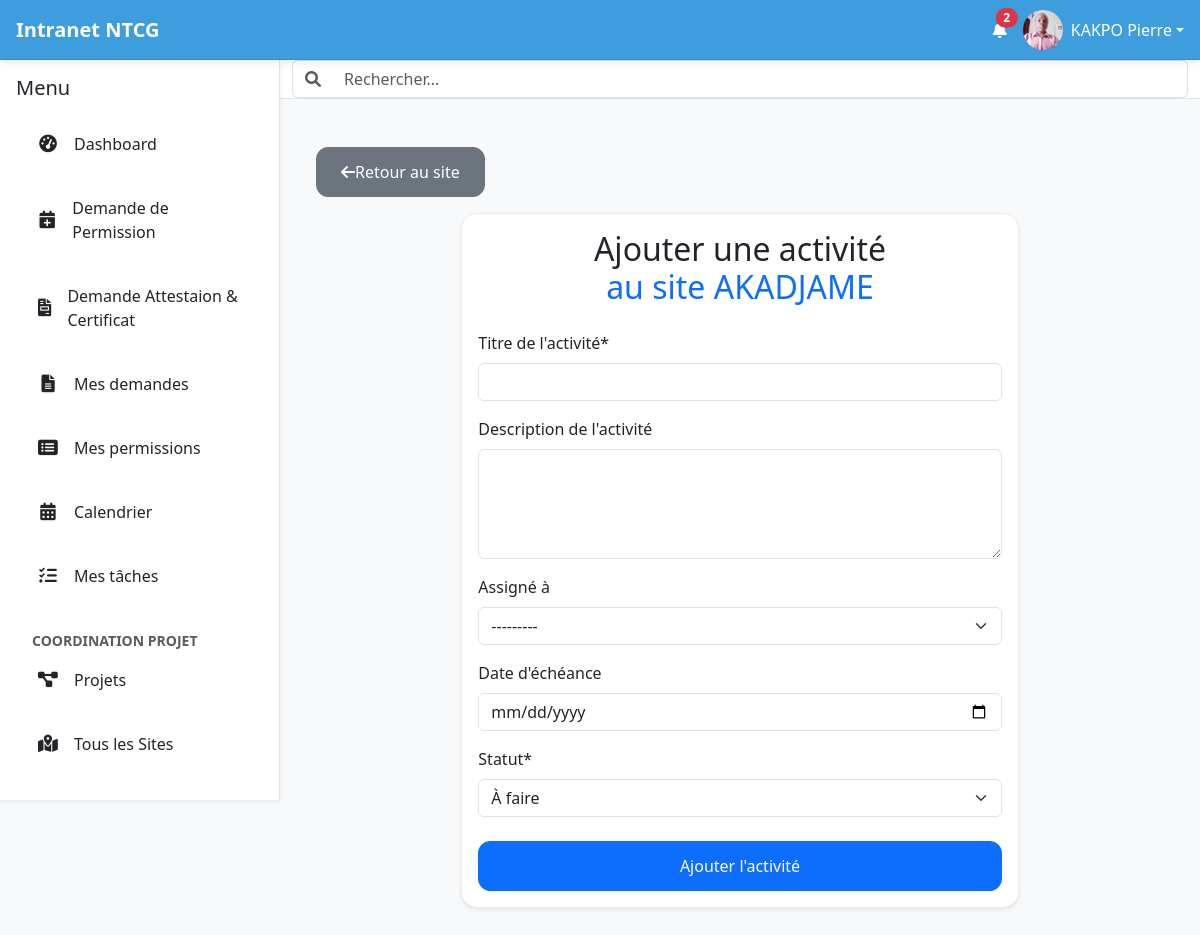
The page /sites/7/add-task/ (signed in) on the database its author committed.
### intranet/models.py (models this page shows, shortened)
class User(AbstractUser):
    date_de_naissance = models.DateField(null=True, blank=True)
    nationalite = CountryField(blank=True)
    pays_de_naissance = CountryField(blank=True)
    type_sanguin = models.CharField(max_length=5, blank=True)
    adresse = models.CharField(max_length=255, blank=True)
    telephone_personnel = models.CharField(max_length=20, blank=True)
    piece_type = models.ForeignKey(PieceType, on_delete=models.SET_NULL, null=True, blank=True, verbose_name="Type de pièce d'identité")
    piece_number = models.CharField(max_length=100, blank=True, verbose_name="Numéro de la pièce d'identité")
    personal_email = models.EmailField(blank=True, null=True, verbose_name="Email personnel")
    emergency_contact_name = models.CharField(max_length=255, blank=True, verbose_name="Nom et prénom du contact d'urgence")
    emergency_contact_phone = models.CharField(max_length=20, blank=True, verbose_name="Téléphone du contact d'urgence")
    allergies = models.TextField(blank=True)
    maladies_chroniques = models.TextField(blank=True)
    medicaments = models.TextField(blank=True)
    job_role = models.ForeignKey(JobRole, on_delete=models.SET_NULL, null=True, blank=True)
    departement = models.ForeignKey(Department, on_delete=models.SET_NULL, null=True, blank=True)
    date_embauche = models.DateField(null=True, blank=True)
    professional_email = models.EmailField(blank=True, null=True, verbose_name="Email professionnel")
    contract_type = models.ForeignKey(ContractType, on_delete=models.SET_NULL, null=True, blank=True, verbose_name="Type de contrat")
    isignum = models.CharField(max_length=100, blank=True, verbose_name="Numéro Isignum")
    eritop_id = models.CharField(max_length=100, blank=True, verbose_name="ID Eritop")
    country = models.ForeignKey(Country, on_delete=models.SET_NULL, null=True, blank=True, verbose_name="Pays de l'employé")
    managed_countries = models.ManyToManyField(Country, related_name='managers', blank=True, verbose_name="Pays gérés")
    bank_info = models.ForeignKey(BankInfo, on_delete=models.SET_NULL, null=True, blank=True, verbose_name="Nom de la banque")
    bank_account_number = models.CharField(max_length=50, blank=True, verbose_name="Numéro de compte bancaire")
    cnss = models.CharField(max_length=50, verbose_name="Numéro CNSS/Sécurité Sociale", blank=True)
    dependants = models.TextField(blank=True)
    employee_id = models.CharField(max_length=100, unique=True, blank=True, verbose_name="Numéro de matricule")
    photo_profil = models.ImageField(upload_to='photos_profils/', null=True, blank=True)
    def __str__(self):
        return f"{self.first_name} {self.last_name}"
    class Meta:
        ordering = ['last_name', 'first_name']
        indexes = [
            models.Index(fields=['last_name', 'first_name']),
            models.Index(fields=['is_active']),
            models.Index(fields=['departement']),
            models.Index(fields=['country']),
            models.Index(fields=['email']),
            models.Index(fields=['is_active', 'country']),
        ]

class Site(models.Model):
    name = models.CharField(max_length=255, verbose_name="Nom du site")
    project = models.ForeignKey('Project', on_delete=models.CASCADE, related_name='sites', verbose_name="Projet")
    team_lead = models.ForeignKey(settings.AUTH_USER_MODEL, on_delete=models.SET_NULL, null=True, blank=True, verbose_name="Team Lead Assigné")
    location = models.CharField(max_length=255, blank=True, null=True, verbose_name="Localisation")
    site_id = models.CharField(max_length=100, unique=True, verbose_name="ID du Site")
    site_area = models.CharField(max_length=100, verbose_name="Site Area", blank=True, null=True)
    phase = models.ForeignKey(Phase, on_delete=models.SET_NULL, null=True, blank=True, verbose_name="Phase")
    batch = models.ForeignKey(Batch, on_delete=models.SET_NULL, null=True, blank=True, verbose_name="Batch")
    project_scope = models.ForeignKey(ProjectScope, on_delete=models.SET_NULL, null=True, blank=True, verbose_name="Portée du projet")
    radio_type = models.ForeignKey(RadioType, on_delete=models.SET_NULL, null=True, blank=True, verbose_name="Type de radio")
    antenna_type = models.ForeignKey(AntennaType, on_delete=models.SET_NULL, null=True, blank=True, verbose_name="Type d'antenne")
    enclosure_type = models.ForeignKey(EnclosureType, on_delete=models.SET_NULL, null=True, blank=True, verbose_name="Type de boîtier")
    bb_ml = models.ForeignKey(BBML, on_delete=models.SET_NULL, null=True, blank=True, verbose_name="BB / ML")
    installation = models.ForeignKey(SiteStatus, on_delete=models.SET_NULL, null=True, blank=True, related_name='installation_sites', verbose_name="Installation")
    integration = models.ForeignKey(SiteStatus, on_delete=models.SET_NULL, null=True, blank=True, related_name='integration_sites', verbose_name="Intégration")
    srs = models.ForeignKey(SiteStatus, on_delete=models.SET_NULL, null=True, blank=True, related_name='srs_sites', verbose_name="SRS")
    imk = models.ForeignKey(SiteStatus, on_delete=models.SET_NULL, null=True, blank=True, related_name='imk_sites', verbose_name="IMK")
    ehs_1 = models.ForeignKey(SiteStatus, on_delete=models.SET_NULL, null=True, blank=True, related_name='ehs1_sites', verbose_name="EHS 1")
    ehs_2 = models.ForeignKey(SiteStatus, on_delete=models.SET_NULL, null=True, blank=True, related_name='ehs2_sites', verbose_name="EHS 2")
    qa = models.ForeignKey(SiteStatus, on_delete=models.SET_NULL, null=True, blank=True, related_name='qa_sites', verbose_name="QA")
    qa_status = models.ForeignKey(QAStatus, on_delete=models.SET_NULL, null=True, blank=True, verbose_name="Statut QA")
    atp = models.ForeignKey(SiteStatus, on_delete=models.SET_NULL, null=True, blank=True, related_name='atp_sites', verbose_name="ATP")
    comment = models.TextField(verbose_name="COMMENT", blank=True, null=True)
    class Meta:
        verbose_name = "Site"
        verbose_name_plural = "Sites"

### intranet/decorators.py (the view)
    def wrapper_func(request, *args, **kwargs):
        group_name = 'Coordinateur de Projet'
        if request.user.groups.filter(name=group_name).exists():
            return view_func(request, *args, **kwargs)
        else:
            raise PermissionDenied

### templates/intranet/add_task.html (shortened to what this page needs)
{% extends 'intranet/base.html' %}
{% load crispy_forms_tags %}
{% block content %}
<div class="container mt-4">
    <a href="{% url 'site_detail' site.id %}" class="btn btn-secondary mb-3">
        <i class="fas fa-arrow-left"></i> Retour au site
    </a>
    <div class="row justify-content-center">
        <div class="col-md-8">
            <div class="card shadow-sm">
                <div class="card-body">
                    <h2 class="card-title text-center mb-4">Ajouter une activité <br> <span class="text-primary">au site {{ site.name }}</span></h2>
                    <form method="post">
                        {{ form|crispy }}
                        <div class="d-grid mt-4">
                            <button type="submit" class="btn btn-primary">Ajouter l'activité</button>
                        </div>
                    </form>
                </div>
            </div>
        </div>
    </div>
</div>
{% endblock %}

### templates/intranet/base.html (shortened to what this page needs)
{% load static intranet_tags %}
<!doctype html>
<html lang="fr">
<head>
    <link rel="stylesheet" href="https://cdn.jsdelivr.net/npm/bootstrap@5.3.3/dist/css/bootstrap.min.css"
          media="print" onload="this.media='all'">
    <link rel="stylesheet" href="https://cdnjs.cloudflare.com/ajax/libs/font-awesome/6.0.0-beta3/css/all.min.css">
    <link rel="stylesheet" type="text/css" href="https://cdn.datatables.net/2.0.8/css/dataTables.dataTables.css">
</head>
<body>
    <header id="top-header" class="d-flex justify-content-between align-items-center">
        <div class="d-flex align-items-center">
            <a href="{% url 'home_view' %}" class="text-decoration-none text-white d-flex align-items-center">
                <span class="fs-5 fw-bold">Intranet NTCG</span>
            </a>
        </div>
        <div class="d-flex align-items-center">
            <a href="{% url 'notifications' %}" class="text-white me-3 position-relative touch-feedback"
                data-bs-toggle="tooltip" data-bs-placement="bottom" title="Notifications" aria-label="Notifications">
                <i class="fas fa-bell"></i>
                {% if unread_notifications_count > 0 %}
                <span class="position-absolute top-0 start-100 translate-middle badge rounded-pill bg-danger notification-count">
                    {{ unread_notifications_count }}
                </span>
                {% endif %}
            </a>
            <div class="dropdown">
                <a class="text-white d-flex align-items-center text-decoration-none dropdown-toggle touch-feedback" href="#"
                    id="profileDropdown" role="button" data-bs-toggle="dropdown" aria-expanded="false"
                    aria-label="Menu profil">
                    <img src="{% if user.photo_profil %}{{ user.photo_profil.url }}{% else %}{% static 'images/default_profile.png' %}{% endif %}"
                         alt="Avatar de {{ user.get_full_name|default:user.username }}"
                         class="rounded-circle me-2" width="40" height="40" style="object-fit: cover;">
                    <span class="d-none d-sm-inline">{{ user.get_full_name|default:user.username }}</span>
                </a>
            </div>
        </div>
    </header>
    <div id="main-wrapper">
        <nav id="sidebar" class="shadow-sm" aria-label="Menu principal">
            <div class="p-3">
                <div class="d-flex justify-content-between align-items-center mb-3">
                    <h5 class="mb-0">Menu</h5>
                </div>
                <ul class="nav nav-pills flex-column mb-auto" id="sidebar-nav-links">
                   <li class="nav-item">
                        <a href="{% url 'dashboard' %}" class="nav-link {% if request.resolver_match.url_name == 'home_view' %}active{% endif %} touch-feedback">
                            <i class="fas fa-tachometer-alt"></i> Dashboard
                        </a>
                    </li>
                    <li class="nav-item">
                        <a class="nav-link touch-feedback" href="{% url 'submit_leave_request' %}">
                            <i class="fas fa-calendar-plus"></i>
                            <span>Demande de Permission</span>
                        </a>
                    </li>
                    <li class="nav-item">
                        <a class="nav-link touch-feedback" href="{% url 'request_document' %}">
                            <i class="fas fa-file-invoice"></i> Demande Attestaion & Certificat
                        </a>
                    </li>
                    <li class="nav-item">
                        <a class="nav-link touch-feedback" href="{% url 'my_document_requests' %}">
                            <i class="fas fa-file-alt"></i> Mes demandes
                        </a>
                    </li>
                    <li class="nav-item">
                        <a class="nav-link touch-feedback" href="{% url 'my_leave_requests' %}">
                            <i class="fas fa-list-alt"></i>
                            <span>Mes permissions</span>
                        </a>
                    </li>
                    {% if user.is_authenticated %}
                    <li class="nav-item">
                        <a href="#" class="nav-link touch-feedback">
                            <i class="fas fa-calendar-alt"></i> Calendrier
                        </a>
                    </li>
                    <li class="nav-item">
                        <a href="#" class="nav-link touch-feedback">
                            <i class="fas fa-tasks"></i> Mes tâches
                        </a>
                    </li>
                    {% endif %}
                    {% if request.user|has_group:"Coordinateur de Projet" %}
                    <li class="nav-item mt-3">
                        <small class="text-muted px-3"><strong>COORDINATION PROJET</strong></small>
                    </li>
                    <li class="nav-item">
                        <a href="{% url 'project_dashboard' %}" class="nav-link {% if request.resolver_match.url_name == 'project_dashboard' %}active{% endif %} touch-feedback">
                            <i class="fas fa-project-diagram"></i> Projets
                        </a>
                    </li>
                    <li class="nav-item">
                        <a href="{% url 'site_list' %}" class="nav-link {% if request.resolver_match.url_name == 'site_list' %}active{% endif %} touch-feedback">
                            <i class="fas fa-map-marked-alt"></i> Tous les Sites
                        </a>
                    </li>
                    {% endif %}
                    {% if request.user|has_group:"Country Manager" or request.user|has_group:"Coordinateur de Projet" %}
                        <li class="nav-item mt-3">
                            <small class="text-muted px-3"><strong>MANAGEMENT</strong></small>
                        </li>
                        {% endif %}
                </ul>
            </div>
        </nav>
        <div id="content-area">
            <nav id="top-navbar" class="bg-white border-bottom">
                <div class="container-fluid">
                    <form class="d-flex w-100">
                        <div class="input-group">
                            <span class="input-group-text bg-white border-end-0">
                                <i class="fas fa-search text-muted"></i>
                            </span>
                            <input class="form-control border-start-0" type="search"
                                   placeholder="Rechercher..." aria-label="Search" id="global-search"
                                   style="font-size: 16px;">
                        </div>
                    </form>
                </div>
            </nav>
            <main id="main-content" class="p-3 p-lg-4">
                {% block content %}
                {% endblock %}
            </main>
        </div>
    </div>
</body>
</html>

### rows shown on the page
User: photo_profil (picture), get_full_name "KAKPO Pierre"
Site: name "AKADJAME"

### other values the page prints
{{ unread_notifications_count }} "2"
